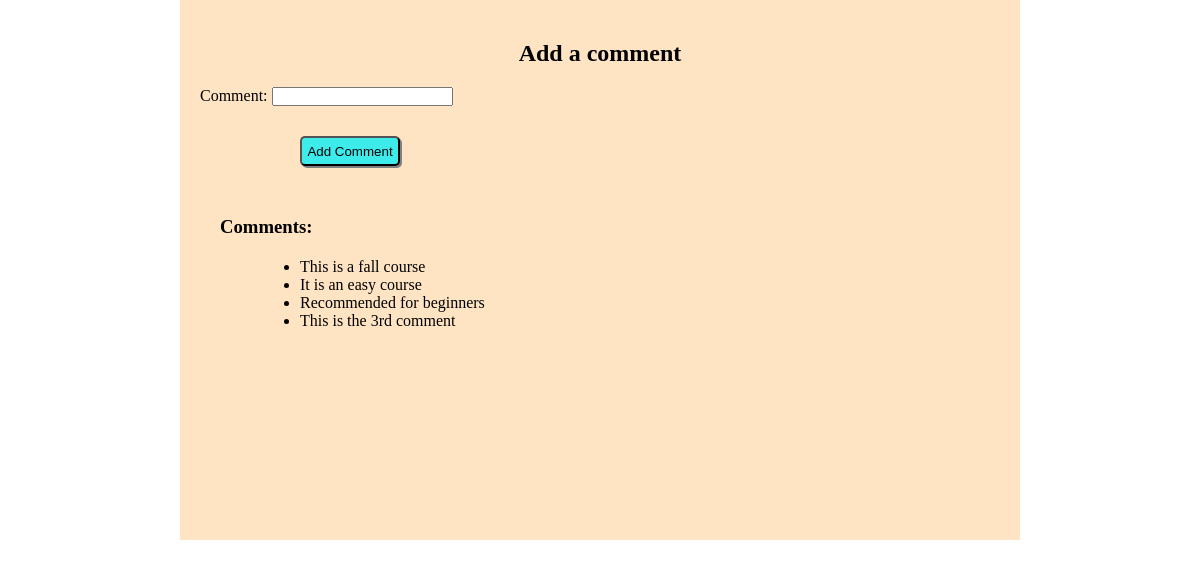
The app's page /comments/1 with its own data.
### courses_app/models.py (models this page shows)
class Comment(models.Model):
    content= models.CharField(max_length=255)
    course= models.ForeignKey(Course, related_name="comments", on_delete=models.CASCADE)
    created_at= models.DateTimeField(auto_now_add=True)
    updated_at= models.DateTimeField(auto_now=True)
    objects= CommentManager()

### courses_app/views.py (the view, shortened to what this page needs)
# urls.py: path('comments/<int:course_id>', views.comments),
def comments(request, course_id):
    this_course= Course.objects.get(id= course_id)
    if request.method == "GET":
        context={
            'all_comments': Comment.objects.all(),
        }
        return render(request, 'comments.html', context)

### courses_app/templates/comments.html (shortened to what this page needs)
<!DOCTYPE html>
<html lang="en">
    <head>
        {% load static %}
        <link rel="stylesheet" href="{% static 'style1.css' %}">
    </head>
    <body>
        <div class="container">
            <h2>Add a comment</h2>
            <form action="/comments/{{course.id}}" method="POST">
                <label for="">Comment:</label>
                <input type="text" name="comment"><br>
                <input type="submit" id="button" value="Add Comment">
            </form>
            <h3>Comments:</h3>
            <div class="list">
                <ul>
                    {% for comment in all_comments %}
                    <li>{{comment.content}}</li>
                    {% endfor %}
                </ul>
            </div>
        </div>
    </body>
</html>

### courses_app/static/style1.css (style rules this page uses)
* { padding: 0px; margin: 0px; }
.container { width: 800px; height: 500px; background-color: bisque; margin: auto; padding: 20px; }
h2 { padding: 20px; text-align: center; }
.list { margin-left: 100px; }
h3 { padding: 20px; }
#button { width: 100px; height: 30px; background-color: rgb(62, 235, 235); border-radius: 5px; margin: 30px 100px; box-shadow: 2px 2px gray; }

### records on screen
Comment: content "This is a fall course"
Comment: content "It is an easy course"
Comment: content "Recommended for beginners"
Comment: content "This is the 3rd comment"
